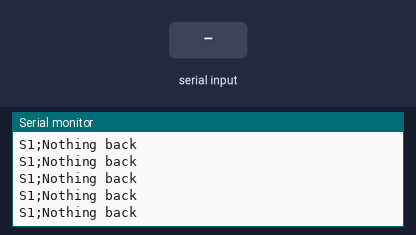
A program run on a simulated ESP32. Parts: the last lines printed to the serial monitor. Inputs (shaded band) come from the test bench.

Above: at 1.2 s.
1.3 s: "Toggle\n" received over Serial
At 1.56 s:
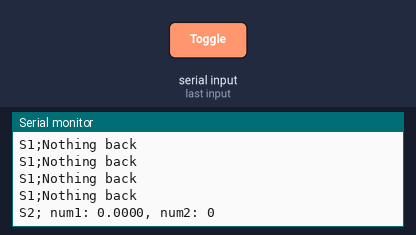
3.1 s: "Toggle\n" received over the second serial link
4.7 s: "90,45\n" received over Serial
At 4.97 s:
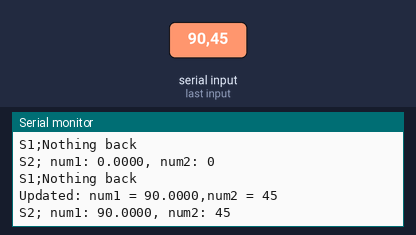
6.3 s: "90,45\n" received over the second serial link
7.9 s: "2\n" received over the second serial link
At 8.18 s:
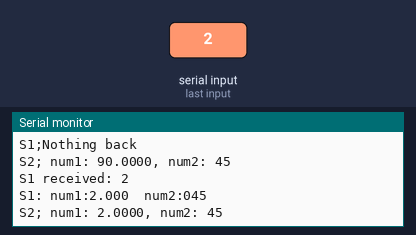
9.5 s: "Toggle,45\n" received over the second serial link
Timing chart, 0 to 12.1 s (numbered marks = the images above; inputs shaded):
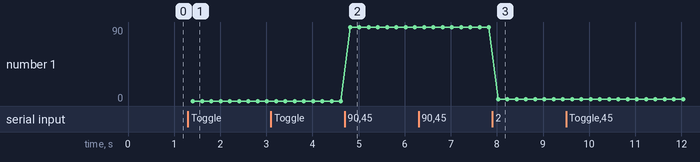

The program:

main.cpp
```cpp
#include <Arduino.h>

// Define RXD1 and TXD1 pins for serial communication
#define RXD1 17
#define TXD1 16

// Define baud rate for communication
#define BAUD_RATE 115200

void setup() {
  // Start the serial communication with the baud rate of 115200
  Serial.begin(BAUD_RATE);
  Serial1.begin(BAUD_RATE, SERIAL_8N1, RXD1, TXD1);

  // Debug print to confirm setup
  Serial.println("Serial communication setup:");
  Serial.print("RXD1 pin: ");
  Serial.println(RXD1);
  Serial.print("TXD1 pin: ");
  Serial.println(TXD1);
  Serial.print("Baud Rate: ");
  Serial.println(BAUD_RATE);
}
float num1;
int num2;
String serialInput; // this is for the computer serial
bool printVals=false;
void loop() {
  // Check if data is available to read from Serial1 (RXD1 and TXD1)
  if (Serial1.available()) {
    // Read incoming data from Serial1
    String msg = Serial1.readStringUntil('\n');  // Read until newline character
    // Debug print the received data
    Serial.print("S1 received: ");
    Serial.println(msg);
    if(sscanf(msg.c_str(),"%f,%d\n",&num1,&num2)){
      Serial.printf("S1: num1:%-3.3f\tnum2:%-3.3d\n",num1,num2);
    };
    // Optionally, send the received data back to the Serial Monitor (via USB)
    // Serial.print("Echoing received data: ");
    // Serial.println(incomingData);
  }
  else{
    Serial.println("S1;Nothing back");
  }
  if(Serial.available()){
    serialInput=Serial.readStringUntil('\n');
    //if there's a new message that matches, rewrite the variables
    if (sscanf(serialInput.c_str(), "%f,%d\n", &num1, &num2) == 2) {
        // Successfully parsed the message
        Serial.printf("Updated: num1 = %-4.4f,num2 = %d\n",num1,num2);
    }
    if (serialInput.startsWith("Toggle")){
        printVals=!printVals;
    }
  }
  Serial1.printf("%f,%d\n",num1,num2);
  // Optionally, send a debug message periodically to show the loop is running
  if(printVals) Serial.printf("S2; num1: %-4.4f, num2: %d\n",num1, num2);
  delay(200);
}
```

Measured:
- after the input at 1.3 s, the serial monitor: prints a new line after 0.11 s (image 1)
- after the input at 4.7 s, the serial monitor: prints a new line after 0.11 s (image 2)
- after the input at 7.9 s, the serial monitor: prints a new line after 0.12 s (image 3)
- plotted number 1: 0 → 90 after the input at 4.7 s
